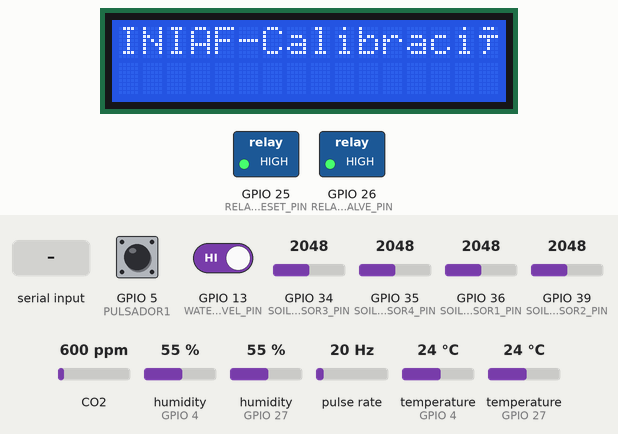
This sketch was run on a simulated ESP32. Parts: 16×2 character LCD, switched loads named in the sketch (green lamp = pin HIGH). Wiring (inferred from the names in the program): pulse sensor: data GPIO 32. The inputs (shaded band) are chosen by the test bench; at power-on: GPIO 5 (PULSADOR1) HIGH, GPIO 13 (WATER_LEVEL_PIN) HIGH, GPIO 34 (SOIL_SENSOR3_PIN) = 2048, GPIO 35 (SOIL_SENSOR4_PIN) = 2048, GPIO 36 (SOIL_SENSOR1_PIN) = 2048, GPIO 39 (SOIL_SENSOR2_PIN) = 2048, CO2 600 ppm, humidity (sensors on GPIO 4, GPIO 27) 55 %, pulse rate 20 Hz, temperature (sensors on GPIO 4, GPIO 27) 24 °C. The modem accepts every AT command (registered, SIM ready, sends succeed) and sends nothing else; pins used as bus, display or sensor lines are not drawn; what the sketch prints to the serial monitor is not drawn.

Above: at 0.1 s.
At 13.2 s:
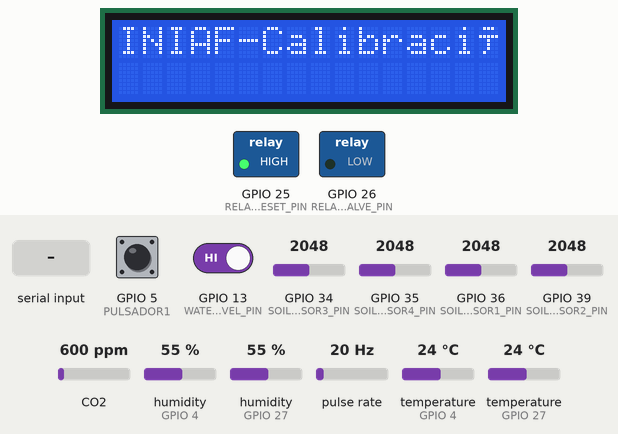
13.3 s: GPIO 5 (PULSADOR1) pulled LOW for 0.15 s
At 13.9 s:
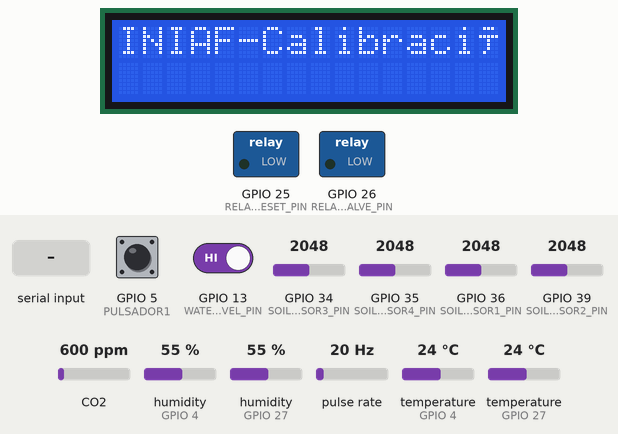
15.5 s: GPIO 13 (WATER_LEVEL_PIN) driven LOW
18.4 s: "1" received over the second serial link
Timing chart, 0 to 21.4 s (numbered marks = the images above; inputs shaded):
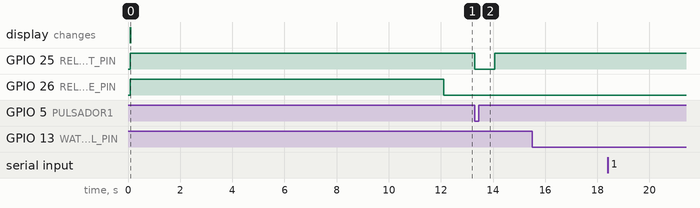

The sketch:

Programa_Agricultura.ino
```cpp
#include <WiFi.h>               // Libreria Wifi
#include <HTTPClient.h>         // Libreria solicitudes HTTP
#include <DHT.h>                // Libreria DHT22
#include <MQ135.h>              // Libreria MQ135
#include <HardwareSerial.h>     // Libreria comunicacion Serial por puertos UART
#include <Wire.h>               // Libreria de manejo I2C
#include <LiquidCrystal_I2C.h>  // Libreria LCD_I2C

// Objeto Serial para SIM800L
HardwareSerial sim800(1);     // Usamos UART1 del ESP32
// Objeto Serial para RS485 del sensor NPK
HardwareSerial RS485Serial(2); // Usamos UART2 del ESP32
// Se establece el tamaño del lcd
LiquidCrystal_I2C lcd(0x27, 16, 2);

// Comandos para leer valores de NPK
const byte nitro[]  = {0x01, 0x03, 0x00, 0x1E, 0x00, 0x01, 0xE4, 0x0C};
const byte phosp[]  = {0x01, 0x03, 0x00, 0x1F, 0x00, 0x01, 0xB5, 0xCC};
const byte potas[]  = {0x01, 0x03, 0x00, 0x20, 0x00, 0x01, 0x85, 0xC0};

byte nitroValue;
byte phospValue;
byte potassValue;

// Buffer de recepción
byte responseBuffer[7];

// Pines de los sensores
#define PULSADOR1 5               // Pulsador integrado en la placa en el pin5
#define DHTPIN 4                  // DHT22 en el pin 4
#define DHTTYPE DHT22
#define AM2305B_PIN 27            // AM2305B en el pin 27
#define AM2305B_TYPE DHT22        // AM2305B se usa como DHT22 (misma compatibilidad)
#define RELAY_DHT_RESET_PIN 25    // Rele de reinicio del DHT22 en el pin 25
#define RELAY_VALVE_PIN 26        // Rele de activacion de la electrovalvula en el pin 26
#define DE_RE_PIN 15              // DE y RE conectados al mismo pin 15
#define RX_PIN 17                 // RO del RS485 en el pin 17
#define TX_PIN 16                 // DI del RS485 en el pin 16
#define MQ135_PIN 14              // Datos del MQ135 en el pin 35
#define UV_PIN 33                 // Datos del sensor UV en el pin 33
#define WATER_LEVEL_PIN 13        // Sensor de nivel en el pin 13
#define FLOW_SENSOR_PIN 32        // Sensor de flujo en el pin 32
#define SOIL_SENSOR1_PIN 36       // Sensor de suelo en el pin 36
#define SOIL_SENSOR2_PIN 39       // Sensor de suelo en el pin 39
#define SOIL_SENSOR3_PIN 34       // Sensor de suelo en el pin 34
#define SOIL_SENSOR4_PIN 35       // Sensor de suelo en el pin 35
#define rxPin 19                  // Conectar el pin 19 de ESP32 al RX del SIM800L
#define txPin 18                  // Conectar el pin 18 de ESP32 al TX del SIM800L

MQ135 mq135_sensor(MQ135_PIN);

// Configuración WiFi
const char* ssid = "ZTE-cf9ffcs";   // Reemplaza con el nombre de tu red WiFi
const char* password = "ec8a4ccf";  // Reemplaza con tu contraseña WiFi

// URL del servidor PHP
const char* serverURL = "https://ecocic.econotec.app/receive_data.php";

// Configuración del sensor DHT22 y AM2305B
DHT dht(DHTPIN, DHTTYPE);
DHT am2305b(AM2305B_PIN, AM2305B_TYPE);

// Variables globales
volatile int flowPulseCount = 0;  // Para el sensor de flujo
float calibrationFactor = 4.5;    // Factor de calibración para el flujómetro
float temperature, humidity;
float humy1 = 0;
int soil_humidity1 = 0;
int soil_humidity2 = 0;
int soil_humidity3 = 0;
int soil_humidity4 = 0;
int water_level = 0;
int flow_rate = 0;
int mq135_value = 0;
float co2_concentration = 0;    // Concentración de CO2 calculada a partir del MQ135
float co_concentration = 0;     // Concentración de CO calculada a partir del MQ135
int cicloContador = 0;          // Contador de ciclos
const int ciclosParaEnviar = 5; // Mandar mensaje despues de [especificado] ciclos

// Configuraciones para el SIM800L EVB encargado de los mensajes SMS
String mensaje;
#define numero_telefonico "59167016581"       // Número de teléfono
const String serie = "123453434";             // Número de serie del dispositivo
const String ubicacion = "12.3456,-76.5432";  // Ubicación

// Funciones auxiliares
void IRAM_ATTR flowPulseCounter();                                            // Cuenta los pulsos del flujómetro
void reinicioDHT22();                                                         // Activa el relé del DHT22 para reiniciarlo por interrupcion
float calculateAverageSoilHumidity(float h1, float h2, float h3, float h4);   // Calcula la humedad promedio de los sensores de suelo
byte getSensorValue(const byte* command, const char* name);                   // Obtiene informacion del NPK

void setup() {
  // Configurar pines
  pinMode(WATER_LEVEL_PIN, INPUT);        // Configurar el pin del sensor de nivel de agua como entrada
  pinMode(FLOW_SENSOR_PIN, INPUT);        // Configurar el pin del sensor de flujo como entrada
  pinMode(SOIL_SENSOR1_PIN, INPUT);       // Configurar el pin del sensor de suelo 1 como entrada
  pinMode(SOIL_SENSOR2_PIN, INPUT);       // Configurar el pin del sensor de suelo 2 como entrada
  pinMode(SOIL_SENSOR3_PIN, INPUT);       // Configurar el pin del sensor de suelo 3 como entrada
  pinMode(SOIL_SENSOR4_PIN, INPUT);       // Configurar el pin del sensor de suelo 4 como entrada
  pinMode(RELAY_DHT_RESET_PIN, OUTPUT);   // Configurar el pin del relé como salida
  pinMode(RELAY_VALVE_PIN, OUTPUT);       // Configurar el pin del relé como salida
  pinMode(PULSADOR1, INPUT);              // Configurar el pin del pulsador como entrada
  pinMode(DE_RE_PIN, OUTPUT);             // Configurar el pin DE_RE del RS485 como salida

  // Inicializa los sensores de humedad y temperatura DHT22 y AM2305B
  dht.begin();
  am2305b.begin();

  // Se establece la velocidad de comunicación serial en 115200
  Serial.begin(115200);

  // Inicializa el lcd
  lcd.clear();
  lcd.init();
  lcd.backlight();
  lcd.clear();
  lcd.print("INIAF-CalibraciónSensor ");

  // Configura interrupción para el sensor de flujo y el reinicio del DHT22
  attachInterrupt(digitalPinToInterrupt(FLOW_SENSOR_PIN), flowPulseCounter, RISING);
  attachInterrupt(digitalPinToInterrupt(PULSADOR1), reinicioDHT22, FALLING);

  // Inicializa la comunicacion serial del SIM800L EVB y del RS485 del sensor NPK
  sim800.begin(9600, SERIAL_8N1, rxPin, txPin);         // UART1 para el SIM800L
  RS485Serial.begin(9600, SERIAL_8N1, RX_PIN, TX_PIN);  // UART2 para el RS485

  digitalWrite(DE_RE_PIN, LOW);               // Modo recepción inicial del sensor NPK
  digitalWrite(RELAY_DHT_RESET_PIN, HIGH);    // Mantiene apagado el rele de reinicio del DHT22
  digitalWrite(RELAY_VALVE_PIN, HIGH);        // Mantiene apagado el rele de la electrovalvula

  /*
  // Conexión WiFi
  WiFi.begin(ssid, password);
  Serial.print("Conectando a WiFi...");
  while (WiFi.status() != WL_CONNECTED) {
    delay(1000);
    Serial.print(".");
  }
  Serial.println("\nConectado a WiFi.");
  */

  delay(12000);   //Retardo para asegurar que el SIM800L se conecte a la red de telefonia
}

void loop() {
  unsigned long startTime = millis(); // Guarda el tiempo de inicio

  // Apagar el rele de reinicio del DHT22
  digitalWrite(RELAY_DHT_RESET_PIN, HIGH);
  // Leer datos del sensor DHT22
  float temperature_dht22 = dht.readTemperature();
  float humidity_dht22 = dht.readHumidity();
  // Leer datos del AM2305B
  float humidityAM2305B = am2305b.readHumidity();
  float temperatureAM2305B = am2305b.readTemperature();

  // Validar los datos del DHT22
  if (isnan(temperature_dht22) || isnan(humidity_dht22)) {
    Serial.println("Error leyendo del sensor DHT22");
    return;
  }

  // Leer sensores de humedad del suelo
  soil_humidity1 = analogRead(SOIL_SENSOR1_PIN);
  soil_humidity2 = analogRead(SOIL_SENSOR2_PIN);
  soil_humidity3 = analogRead(SOIL_SENSOR3_PIN);
  soil_humidity4 = analogRead(SOIL_SENSOR4_PIN);

  // Leer otros sensores (como MQ135, UV, nivel de agua, y flujo)
  humidity = dht.readHumidity();
  temperature = dht.readTemperature();
  float rzero = mq135_sensor.getRZero();
  float correctedRZero = mq135_sensor.getCorrectedRZero(temperature, humidity);
  float resistance = mq135_sensor.getResistance();
  float ppm = mq135_sensor.getPPM();
  float correctedPPM = mq135_sensor.getCorrectedPPM(temperature, humidity);

  // Leer el estado del nivel de agua
  water_level = digitalRead(WATER_LEVEL_PIN);
  if (digitalRead(WATER_LEVEL_PIN) == LOW) {
    Serial.println("Nivel del agua bajo");
  } else {
    Serial.println("Nivel del agua adecuado");
  }

  // Guardar el valor de contado de pulsos del flujometro
  float flowRate = (flowPulseCount / calibrationFactor);
  Serial.print("Caudal (L/min): ");
  Serial.println(flowRate); //  entre 10
  flowPulseCount = 0;

  // Estimaciones de calidad del aire y concentraciones de CO y CO2
  co2_concentration = map(mq135_value, 0, 4095, 0, 5000); // Ajusta según el rango deseado
  co_concentration = map(mq135_value, 0, 4095, 0, 2000);  // Ajusta según el rango deseado

  // Calcular la humedad promedio del suelo
  float avg_soil_humidity = calculateAverageSoilHumidity(soil_humidity1, soil_humidity2, soil_humidity3, soil_humidity4);

  // Activar o desactivar el relé según la humedad promedio
  if (avg_soil_humidity > 500) { // 2800
    digitalWrite(RELAY_VALVE_PIN, LOW); // Encender relé
  } else {
    digitalWrite(RELAY_VALVE_PIN, HIGH); // Apagar relé
  }

  // Determinar el estado del relé de la electrovalvula
  String relayState = (avg_soil_humidity > 500) ? "encendido" : "apagado";

  // Enviar solicitudes y leer valores del NPK
  nitroValue = getSensorValue(nitro, "Nitrogeno");
  delay(250);
  phospValue = getSensorValue(phosp, "Fosforo");
  delay(250);
  potassValue = getSensorValue(potas, "Potasio");
  delay(250);

  // Mostrar resultados
  Serial.printf("Soil Nitrogeno: %d mg/kg\n", nitroValue);
  Serial.printf("Soil Fosforo: %d mg/kg\n", phospValue);
  Serial.printf("Soil Potasio: %d mg/kg\n\n", potassValue);

  delay(151);

  // Mostrar todos los datos en el monitor serie
  Serial.println("Temperatura DHT22: " + String(temperature_dht22));
  Serial.println("Humedad DHT22: " + String(humidity_dht22));
  Serial.println("Temperatura AM2305B: " + String(temperatureAM2305B));
  Serial.println("Humedad AM2305B: " + String(humidityAM2305B));
  Serial.println("Humedad Suelo 1: " + String(soil_humidity1));
  Serial.println("Humedad Suelo 2: " + String(soil_humidity2));
  Serial.println("Humedad Suelo 3: " + String(soil_humidity3));
  Serial.println("Humedad Suelo 4: " + String(soil_humidity4));
  Serial.println("Promedio Suelo: " + String(avg_soil_humidity));
  if (digitalRead(WATER_LEVEL_PIN) == LOW) {
    Serial.println("Nivel del agua bajo");
  } else {
    Serial.println("Nivel del agua adecuado");
  }
  Serial.println("Flujo (L/min):: " + String(flowRate));
  Serial.println("MQ135 : " + String(mq135_value));
  Serial.println("MQ135 (Calidad del aire): " + String(correctedPPM / 100000));
  Serial.println("Concentración de CO2: " + String(co2_concentration) + " ppm");
  Serial.println("Concentración de CO: " + String(co_concentration) + " ppm");
  Serial.println("Estado del Relé: " + relayState);

  // Serialización de datos para el envío
  String url = String(serverURL) +
                "?serie=" + serie +
               "&temperatura_dht22=" + String(temperature_dht22) +
               "&humedad_dht22=" + String(humidity_dht22) +
               "&temperatura_am2305b=" + String(temperatureAM2305B) +
               "&humedad_am2305b=" + String(humidityAM2305B) +
               "&humedad_suelo1=" + String(soil_humidity1) +
               "&humedad_suelo2=" + String(soil_humidity2) +
               "&humedad_suelo3=" + String(soil_humidity3) +
               "&humedad_suelo4=" + String(soil_humidity4) +
               "&nivel_agua=" + String(water_level) +
               "&flujo=" + String(flowRate) +
               "&mq135=" + String(mq135_value) +
               "&co2=" + String(correctedPPM / 100000) +
               "&co=" + String(correctedPPM / 100000) +
               "&estado_rele=" + relayState +
               "&ubicacion=" + ubicacion;

  /*
  if (WiFi.status() == WL_CONNECTED){
    // Realizar la solicitud HTTP
    HTTPClient http;
    http.begin(url);
    int httpResponseCode = http.GET();

    // Verificar la respuesta del servidor
    if (httpResponseCode > 0) {
      String response = http.getString();
      Serial.println("Respuesta del servidor: " + response);
    } else {
      Serial.println("Error en la solicitud: " + String(httpResponseCode));
    }
    http.end();
  } else {
    Serial.println("WiFi desconectado, reconectando...");
    WiFi.begin(ssid, password);
    while (WiFi.status() != WL_CONNECTED) {
      delay(1000);
      Serial.print(".");
    }
  }*/

  unsigned long executionTime = millis() - startTime;
  Serial.printf("Tiempo total de ejecución: %lu ms\n", executionTime);

  // Generar el mensaje para mandarlo por SMS
  mensaje = "serie=" + String(serie) + "&";;
  mensaje += "temperatura_dht22=" + String(temperature_dht22) + "&";
  mensaje += "humedad_dht22=" + String(humidity_dht22) + "&";
  mensaje += "temperatura_am2395b=" + String(temperatureAM2305B) + "&";
  mensaje += "humedad_am2305b=" + String(humidityAM2305B) + "&";
  mensaje += "humedad_suelo1=" + String(soil_humidity1) + "&";
  mensaje += "humedad_suelo2=" + String(soil_humidity2) + "&";
  mensaje += "humedad_suelo3=" + String(soil_humidity3) + "&";
  mensaje += "humedad_suelo4=" + String(soil_humidity4) + "&";
  mensaje += "humedad_promedio=" + String(avg_soil_humidity) + "&";
  if (digitalRead(WATER_LEVEL_PIN) == LOW) {
    mensaje += "nivel_del_agua=bajo&";
  } else {
    mensaje += "nivel_del_agua=adecuado&";
  }
  mensaje += "flujo=" + String(flowRate) + "&";
  mensaje += "mq135=" + String(mq135_value) + "&";
  mensaje += "co2=" + String(correctedPPM / 100000) + "&";
  mensaje += "co=" + String(correctedPPM / 100000) + "&";
  mensaje += "estado_rele=" + relayState + "&";
  mensaje += "ubicacion=" + String(ubicacion);

  cicloContador++; // Incrementar el contador de ciclos

  if (cicloContador >= ciclosParaEnviar) {
    EnviarMensaje(numero_telefonico, mensaje);  // Manda el SMS
    cicloContador = 0;                          // Reiniciar el contador
  }

  delay(1000);
}

void EnviarMensaje(String StrNumTelf, String StrMensaje)
{
    String StrTramaAT = "AT+CMGS=\"+" + StrNumTelf + "\"\r";
    Serial.println("Enviando el Mensaje ...");    // Mostrar este mensaje por el monitor serial
    sim800.print("AT+CMGF=1\r");                  // Coloca el modulo en modo de SMS
    delay(100);
    sim800.print(StrTramaAT);                     // Establece el numero de celular destino
    delay(500);
    sim800.print(StrMensaje);                     // Este es el mensaje que se envia por SMS, tratar de que no sea demasiado extenso
    delay(500);
    sim800.print((char)26);                       // Paso requerido por datasheet
    delay(500);
    sim800.println();
    Serial.println("Texto Enviado.");
    delay(500);
}

void reinicioDHT22()
{
  digitalWrite(RELAY_DHT_RESET_PIN, LOW);         // Conmutar relé
  Serial.println("Se encendió el RELE");
}

byte getSensorValue(const byte* command, const char* name) {
  // Habilitar transmisión
  digitalWrite(DE_RE_PIN, HIGH);
  delayMicroseconds(10); // Pequeña espera

  // Enviar comando
  RS485Serial.write(command, 8);
  RS485Serial.flush(); // Esperar a que termine la transmisión

  // Habilitar recepción
  digitalWrite(DE_RE_PIN, LOW);
  delay(10); // Dar tiempo al sensor para responder

  // Leer respuesta
  if (RS485Serial.available() >= 7) {
    for (byte i = 0; i < 7; i++) {
      responseBuffer[i] = RS485Serial.read();
      Serial.printf("%02X\t", responseBuffer[i]);
    }
    Serial.println();
    return responseBuffer[4]; // El valor del sensor está en el byte 4
  } else {
    Serial.printf("Error leyendo %s\n", name);
    return 0; // Si no se reciben suficientes datos, devolver 0
  }
}

float calculateAverageSoilHumidity(float h1, float h2, float h3, float h4) {
    float sum = 0.0;
    int count = 0;

    if (h1 > 0) { sum += h1; count++; }
    if (h2 > 0) { sum += h2; count++; }
    if (h3 > 0) { sum += h3; count++; }
    if (h4 > 0) { sum += h4; count++; }

    return (count > 0) ? (sum / count) : 0; // Evita división por 0
}

void IRAM_ATTR flowPulseCounter() {
  flowPulseCount++;
}
```

Measured:
- after the input at 13.3 s, GPIO 25 (RELAY_DHT_RESET_PIN): HIGH → LOW at once, → HIGH 0.77 s later
- after the input at 15.5 s, every drawn part: stays the same
- after the input at 18.4 s, every drawn part: stays the same
